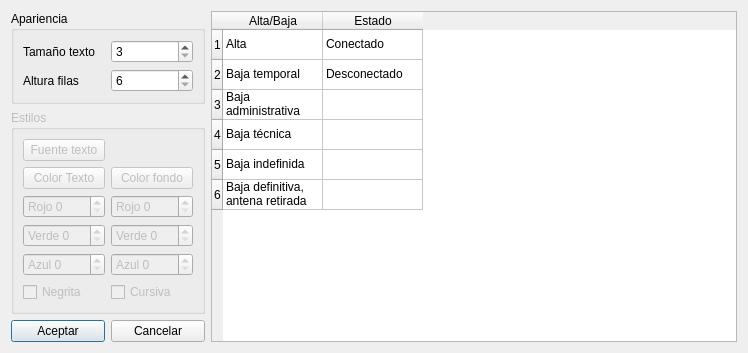
<?xml version="1.0" encoding="UTF-8"?>
<ui version="4.0">
 <class>DlgLookConfig</class>
 <widget class="QDialog" name="DlgLookConfig">
  <property name="geometry">
   <rect>
    <x>0</x>
    <y>0</y>
    <width>748</width>
    <height>324</height>
   </rect>
  </property>
  <property name="windowTitle">
   <string>Configuración Apariencia</string>
  </property>
  <layout class="QGridLayout" name="gridLayout_3">
   <item row="0" column="0" colspan="2">
    <widget class="QGroupBox" name="groupBox">
     <property name="title">
      <string>Apariencia</string>
     </property>
     <layout class="QGridLayout" name="gridLayout">
      <item row="0" column="0">
       <widget class="QLabel" name="label_2">
        <property name="text">
         <string>Tamaño texto</string>
        </property>
       </widget>
      </item>
      <item row="1" column="0">
       <widget class="QLabel" name="label_3">
        <property name="text">
         <string>Altura filas</string>
        </property>
       </widget>
      </item>
      <item row="1" column="1">
       <widget class="QSpinBox" name="rowHeightSpinBox">
        <property name="minimum">
         <number>6</number>
        </property>
       </widget>
      </item>
      <item row="0" column="1">
       <widget class="QSpinBox" name="textSizeSpinBox">
        <property name="minimum">
         <number>3</number>
        </property>
       </widget>
      </item>
     </layout>
    </widget>
   </item>
   <item row="3" column="0">
    <widget class="QPushButton" name="acceptButton">
     <property name="text">
      <string>Aceptar</string>
     </property>
    </widget>
   </item>
   <item row="3" column="1">
    <widget class="QPushButton" name="cancelButton">
     <property name="text">
      <string>Cancelar</string>
     </property>
    </widget>
   </item>
   <item row="0" column="2" rowspan="4">
    <widget class="QTableWidget" name="coloursTable">
     <property name="editTriggers">
      <set>QAbstractItemView::NoEditTriggers</set>
     </property>
     <property name="showGrid">
      <bool>true</bool>
     </property>
     <row>
      <property name="text">
       <string>1</string>
      </property>
     </row>
     <row>
      <property name="text">
       <string>2</string>
      </property>
     </row>
     <row>
      <property name="text">
       <string>3</string>
      </property>
     </row>
     <row>
      <property name="text">
       <string>4</string>
      </property>
     </row>
     <row>
      <property name="text">
       <string>5</string>
      </property>
     </row>
     <row>
      <property name="text">
       <string>6</string>
      </property>
     </row>
     <column>
      <property name="text">
       <string>Alta/Baja</string>
      </property>
     </column>
     <column>
      <property name="text">
       <string>Estado</string>
      </property>
     </column>
     <item row="0" column="0">
      <property name="text">
       <string>Alta</string>
      </property>
     </item>
     <item row="0" column="1">
      <property name="text">
       <string>Conectado</string>
      </property>
     </item>
     <item row="1" column="0">
      <property name="text">
       <string>Baja temporal</string>
      </property>
     </item>
     <item row="1" column="1">
      <property name="text">
       <string>Desconectado</string>
      </property>
     </item>
     <item row="2" column="0">
      <property name="text">
       <string>Baja administrativa</string>
      </property>
     </item>
     <item row="2" column="1">
      <property name="text">
       <string/>
      </property>
     </item>
     <item row="3" column="0">
      <property name="text">
       <string>Baja técnica</string>
      </property>
     </item>
     <item row="3" column="1">
      <property name="text">
       <string/>
      </property>
     </item>
     <item row="4" column="0">
      <property name="text">
       <string>Baja indefinida</string>
      </property>
     </item>
     <item row="4" column="1">
      <property name="text">
       <string/>
      </property>
     </item>
     <item row="5" column="0">
      <property name="text">
       <string>Baja definitiva, antena retirada</string>
      </property>
     </item>
    </widget>
   </item>
   <item row="1" column="0" colspan="2">
    <widget class="QGroupBox" name="styleGroupBox">
     <property name="enabled">
      <bool>false</bool>
     </property>
     <property name="title">
      <string>Estilos</string>
     </property>
     <layout class="QGridLayout" name="gridLayout_2">
      <item row="0" column="0">
       <widget class="QPushButton" name="textFontButton">
        <property name="text">
         <string>Fuente texto</string>
        </property>
       </widget>
      </item>
      <item row="1" column="0">
       <widget class="QPushButton" name="textColorButton">
        <property name="text">
         <string>Color Texto</string>
        </property>
       </widget>
      </item>
      <item row="1" column="1">
       <widget class="QPushButton" name="backColorButton">
        <property name="text">
         <string>Color fondo</string>
        </property>
       </widget>
      </item>
      <item row="2" column="0">
       <widget class="QSpinBox" name="textRedSpinBox">
        <property name="prefix">
         <string>Rojo </string>
        </property>
        <property name="maximum">
         <number>255</number>
        </property>
       </widget>
      </item>
      <item row="2" column="1">
       <widget class="QSpinBox" name="backRedSpinBox">
        <property name="prefix">
         <string>Rojo </string>
        </property>
        <property name="maximum">
         <number>255</number>
        </property>
       </widget>
      </item>
      <item row="3" column="0">
       <widget class="QSpinBox" name="textGreenSpinBox">
        <property name="prefix">
         <string>Verde </string>
        </property>
        <property name="maximum">
         <number>255</number>
        </property>
       </widget>
      </item>
      <item row="3" column="1">
       <widget class="QSpinBox" name="backGreenSpinBox">
        <property name="prefix">
         <string>Verde </string>
        </property>
        <property name="maximum">
         <number>255</number>
        </property>
       </widget>
      </item>
      <item row="4" column="0">
       <widget class="QSpinBox" name="textBlueSpinBox">
        <property name="prefix">
         <string>Azul </string>
        </property>
        <property name="maximum">
         <number>255</number>
        </property>
       </widget>
      </item>
      <item row="4" column="1">
       <widget class="QSpinBox" name="backBlueSpinBox">
        <property name="prefix">
         <string>Azul </string>
        </property>
        <property name="maximum">
         <number>255</number>
        </property>
       </widget>
      </item>
      <item row="5" column="0">
       <widget class="QCheckBox" name="boldCheckBox">
        <property name="text">
         <string>Negrita</string>
        </property>
       </widget>
      </item>
      <item row="5" column="1">
       <widget class="QCheckBox" name="italicCheckBox">
        <property name="text">
         <string>Cursiva</string>
        </property>
       </widget>
      </item>
     </layout>
    </widget>
   </item>
   <item row="2" column="0" colspan="2">
    <spacer name="verticalSpacer">
     <property name="orientation">
      <enum>Qt::Vertical</enum>
     </property>
     <property name="sizeHint" stdset="0">
      <size>
       <width>20</width>
       <height>40</height>
      </size>
     </property>
    </spacer>
   </item>
  </layout>
 </widget>
 <resources/>
 <connections/>
</ui>
